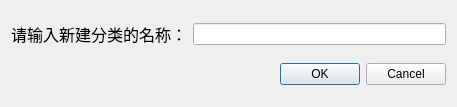
<?xml version="1.0" encoding="UTF-8"?>
<ui version="4.0">
 <class>AddFolderDialog</class>
 <widget class="QDialog" name="AddFolderDialog">
  <property name="geometry">
   <rect>
    <x>0</x>
    <y>0</y>
    <width>457</width>
    <height>107</height>
   </rect>
  </property>
  <property name="windowTitle">
   <string>Dialog</string>
  </property>
  <layout class="QHBoxLayout" name="horizontalLayout_2">
   <item>
    <layout class="QVBoxLayout" name="verticalLayout">
     <item>
      <layout class="QHBoxLayout" name="horizontalLayout">
       <item>
        <widget class="QLabel" name="folderNameLabel">
         <property name="font">
          <font>
           <family>宋体</family>
           <pointsize>12</pointsize>
           <weight>50</weight>
           <bold>false</bold>
          </font>
         </property>
         <property name="frameShape">
          <enum>QFrame::NoFrame</enum>
         </property>
         <property name="text">
          <string>请输入新建分类的名称：</string>
         </property>
        </widget>
       </item>
       <item>
        <widget class="QLineEdit" name="folderNameLineEdit"/>
       </item>
      </layout>
     </item>
     <item>
      <widget class="QDialogButtonBox" name="buttonBox">
       <property name="orientation">
        <enum>Qt::Horizontal</enum>
       </property>
       <property name="standardButtons">
        <set>QDialogButtonBox::Cancel|QDialogButtonBox::Ok</set>
       </property>
      </widget>
     </item>
    </layout>
   </item>
  </layout>
 </widget>
 <resources/>
 <connections>
  <connection>
   <sender>buttonBox</sender>
   <signal>accepted()</signal>
   <receiver>AddFolderDialog</receiver>
   <slot>accept()</slot>
   <hints>
    <hint type="sourcelabel">
     <x>248</x>
     <y>254</y>
    </hint>
    <hint type="destinationlabel">
     <x>157</x>
     <y>274</y>
    </hint>
   </hints>
  </connection>
  <connection>
   <sender>buttonBox</sender>
   <signal>rejected()</signal>
   <receiver>AddFolderDialog</receiver>
   <slot>reject()</slot>
   <hints>
    <hint type="sourcelabel">
     <x>316</x>
     <y>260</y>
    </hint>
    <hint type="destinationlabel">
     <x>286</x>
     <y>274</y>
    </hint>
   </hints>
  </connection>
 </connections>
</ui>
